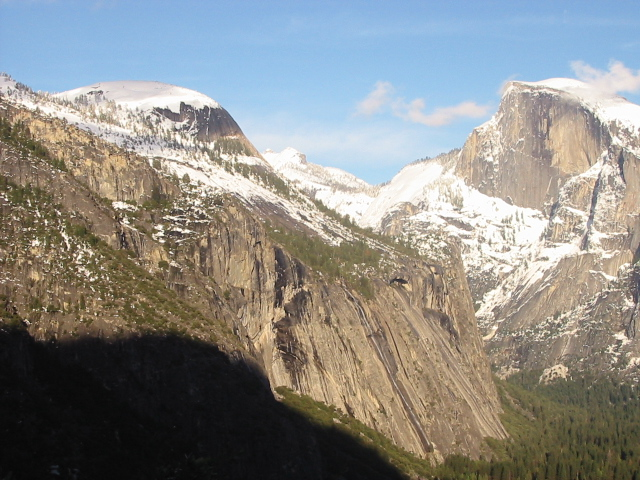
//> input picture Lec09/input1.jpg, 640 x 480 px
$ ./affineTransformation   (built with g++ and OpenCV 4, older OpenCV classes emulated)
//> lines starting //> are read from the running program, lines starting //| are printed output that depends on the picture
#include <opencv2/opencv.hpp>
#include <opencv2/nonfree/nonfree.hpp>
#include <iostream>
#include <vector>
#include <cmath>

#define RATIO_THR 0.4

using namespace std;
using namespace cv;

double euclidDistance(Mat& vec1, Mat& vec2) {
	double sum = 0.0;
	int dim = vec1.cols;
	for (int i = 0; i < dim; i++) {
		sum += (vec1.at<float>(0, i) - vec2.at<float>(0, i)) * (vec1.at<float>(0, i) - vec2.at<float>(0, i));
	}

	return sqrt(sum);
}
pair<int, double> nearestNeighbor(Mat& vec, vector<KeyPoint>& keypoints, Mat& descriptors) {
	int firstNeighbor = -1;
	int secondNeighbor = -1;
	double firstMinDist = 1e6;
	double secondMinDist = 1e6;

	for (int i = 0; i < descriptors.rows; i++) {
		Mat v = descriptors.row(i);  // each row of descriptor
		double dist = euclidDistance(vec, v);

		if (dist < firstMinDist) {
			secondMinDist = firstMinDist;
			secondNeighbor = firstNeighbor;

			firstMinDist = dist;
			firstNeighbor = i;
		}
		else if (dist < secondMinDist) {
			secondMinDist = dist;
			secondNeighbor = i;
		}
	}

	double temp = firstMinDist / secondMinDist;
	return make_pair(firstNeighbor, temp);
}
void findPairs(vector<KeyPoint>& keypoints1, Mat& descriptors1, vector<KeyPoint>& keypoints2, Mat& descriptors2, vector<Point2f>& srcPoints, vector<Point2f>& dstPoints, bool crossCheck, bool ratio_threshold)
{
	for (int i = 0; i < descriptors1.rows; ++i) {

		Mat descriptor = descriptors1.row(i);
		int nn = nearestNeighbor(descriptor, keypoints2, descriptors2).first;

		if (crossCheck) {
			Mat descriptor2_nn = descriptors2.row(nn);
			int nearest = nearestNeighbor(descriptor2_nn, keypoints1, descriptors1).first;
			if (i != nearest) continue;
		}

		if (ratio_threshold) {
			double temp = nearestNeighbor(descriptor, keypoints2, descriptors2).second;
			if (temp > RATIO_THR) continue;
		}

		srcPoints.push_back(keypoints1[i].pt);
		dstPoints.push_back(keypoints2[nn].pt);
	}
}
Mat cal_affine(vector<Point2f> srcPoints, vector<Point2f> dstPoints, int number_of_points,	bool ransac){
	Mat M(2 * number_of_points, 6, CV_32F, Scalar(0));
	Mat b(2 * number_of_points, 1, CV_32F);

	Mat M_trans, temp, affineM;
	if (ransac) {
		vector<float> inliers(srcPoints.size(), 0);
		affineM = findHomography(srcPoints, dstPoints, CV_RANSAC, 3.0, inliers);
	}
	else {
	// initialize matrix
		for (int i = 0; i < number_of_points; i++) {
			M.at<float>(2 * i, 0) = srcPoints[i].x;		M.at<float>(2 * i, 1) = srcPoints[i].y;		M.at<float>(2 * i, 2) = 1;
			M.at<float>(2 * i + 1, 3) = srcPoints[i].x;			M.at<float>(2 * i + 1, 4) = srcPoints[i].y;		M.at<float>(2 * i + 1, 5) = 1;
			b.at<float>(2 * i) = dstPoints[i].x;		b.at<float>(2 * i + 1) = dstPoints[i].y;
		}
		transpose(M, M_trans);
		invert(M_trans * M, temp);
		affineM = temp * M_trans * b;
	}

	return affineM;
}
void blend_stitching(const Mat I1, const Mat I2, Mat& I_f, int bound_l, int bound_u, float alpha) {

	int col = I_f.cols;
	int row = I_f.rows;

	// I2 is already in I_f by inverse warping
	for (int i = 0; i < I1.rows; i++) {
		for (int j = 0; j < I1.cols; j++) {
			bool cond_I2 = I_f.at<Vec3f>(i - bound_u, j - bound_l) != Vec3f(0,0,0) ? true : false; // cond_12 = I1과 I2의 겹치는 내부이면 true, 아니면 false

			if (cond_I2) // 겹치는 영역 픽셀값 I_f = alpha*I1 + (1-alpha)*I2'
				I_f.at<Vec3f>(i - bound_u, j - bound_l) = alpha * I1.at<Vec3f>(i, j) + (1 - alpha) * I_f.at<Vec3f>(i - bound_u, j - bound_l);
			else		 // 안 겹치는 영역 픽셀값은 원래 값 대입
				I_f.at<Vec3f>(i - bound_u, j - bound_l) = I1.at<Vec3f>(i, j);
		}
	}
}

int main() {

	Mat input1 = imread("input1.jpg", CV_LOAD_IMAGE_COLOR);
//> input1 is the input picture: 480 rows x 640 cols, CV_8UC3; mean B, G, R 135.4, 139.3, 139.5
	Mat input2 = imread("input2.jpg", CV_LOAD_IMAGE_COLOR);
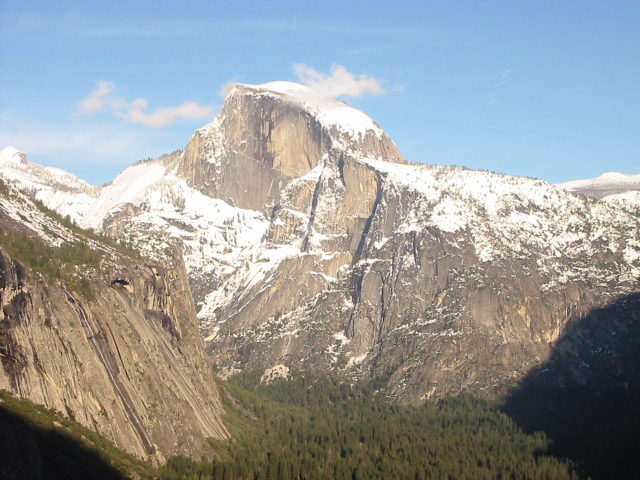
//> input picture Lec09/input2.jpg, 640 x 480 px
//> input2 is the input picture: 480 rows x 640 cols, CV_8UC3; mean B, G, R 155.6, 155.5, 151.7

	Mat input1_gray, input2_gray;

	if (!input1.data || !input2.data)
	{
		std::cout << "Could not open" << std::endl;
		return -1;
	}

	cvtColor(input1, input1_gray, CV_RGB2GRAY);
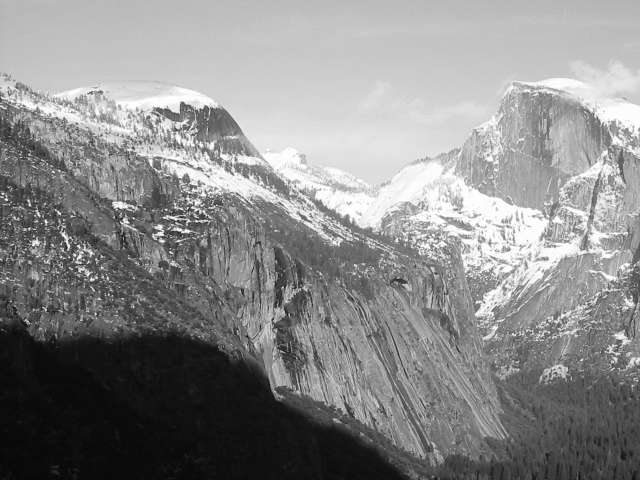
//> input1_gray: 480 rows x 640 cols, CV_8UC1; min 6, max 255, mean 138.2
	cvtColor(input2, input2_gray, CV_RGB2GRAY);
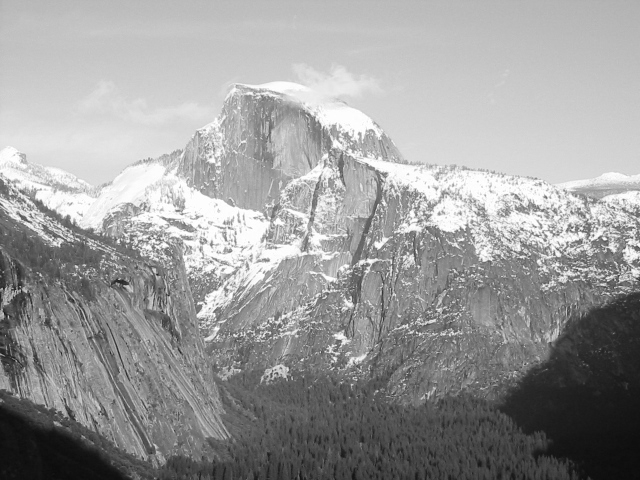
//> input2_gray: 480 rows x 640 cols, CV_8UC1; min 11, max 255, mean 155.1

	FeatureDetector* detector = new SiftFeatureDetector(
		0,		// nFeatures
		4,		// nOctaveLayers
		0.04,	// contrastThreshold
		10,		// edgeThreshold
		1.6		// sigma
	);

	DescriptorExtractor* extractor = new SiftDescriptorExtractor();

	// Compute keypoints and descriptor from the source image in advance
	vector<KeyPoint> keypoints1;
	Mat descriptors1;

	detector->detect(input1_gray, keypoints1);
//> keypoints1 = 2866 keypoints; strongest (x, y, size): (6, 199, 1.9), (78, 246, 2.1), (74, 255, 2), (46, 222, 2.3)
	extractor->compute(input1_gray, keypoints1, descriptors1);
	printf("input1 : %d keypoints are found.\n", (int)keypoints1.size());
//| input1 : 2866 keypoints are found.

	vector<KeyPoint> keypoints2;
	Mat descriptors2;

	// Detect keypoints
	detector->detect(input2_gray, keypoints2);
//> keypoints2 = 2623 keypoints; strongest (x, y, size): (604, 239, 2.3), (545, 197, 2.3), (573, 230, 1.9), (118, 241, 2.3)
	extractor->compute(input2_gray, keypoints2, descriptors2);

	printf("input2 : %zd keypoints are found.\n", keypoints2.size());
//| input2 : 2623 keypoints are found.

	// Find nearest neighbor pairs
	vector<Point2f> srcPoints;
	vector<Point2f> dstPoints;
	bool crossCheck = true;
	bool ratio_threshold = true;
	findPairs(keypoints2, descriptors2, keypoints1, descriptors1, srcPoints, dstPoints, crossCheck, ratio_threshold);
//> the loop in findPairs, `for (int i = 0; i < descriptors1.rows; ++i)` made 2623 passes
//> (nn, nearest, temp) on passes 3, 4, 6, 10, 13, 14, 18, 19, 20, 21, 24, 27: (1296, 2, 0.631), (1297, 3, 0.751), (1299, 5, 0.758), (1828, 9, 0.966), (1305, 12, 0.76), (1307, 13, 0.91), (1310, 17, 0.146), (1313, 18, 0.599), (1315, 19, 0.183), (1314, 20, 0.203), (1316, 23, 0.334), (1052, 26, 0.975)
//> (nn, nearest) on passes 1, 2, 5, 7, 8, 9: (2012, 956), (434, 1658), (2013, 802), (342, 1866), (2507, 188), (2456, 1239)
//> after the loop in findPairs, `for (int i = 0; i < descriptors1.rows; ++i)`: srcPoints = 811 Points (x, y), first 12: [7.91, 199], [8.43, 327.1], [8.48, 351.4], [9.07, 217.9], [10.34, 279.4], [13.1, 385.2], [13.13, 196.6], [14.07, 350.8], [14.46, 261], [14.93, 181.2], [15.92, 343.2], [16.33, 399.2]; dstPoints = 811 Points (x, y), first 12: [288.4, 199.2], [289.4, 324.8], [289.4, 348.9], [289.9, 218.1], [291.1, 278.2], [293.7, 381.9], [293.7, 196.7], [294.5, 348.1], [295.5, 260.4], [295, 181.6], [296.3, 340.6], [296.8, 395.9]
	printf("%zd keypoints are matched.\n", srcPoints.size());
//| 811 keypoints are matched.

	bool ransac = false;

	Mat A12 = cal_affine(srcPoints, dstPoints, srcPoints.size(), ransac);
//> in cal_affine, `Mat M(2 * number_of_points, 6, CV_32F, Scalar(0));`: M = 1622 rows, first 6: [0, 0, 0, 0, 0, 0], [0, 0, 0, 0, 0, 0], [0, 0, 0, 0, 0, 0], [0, 0, 0, 0, 0, 0], [0, 0, 0, 0, 0, 0], [0, 0, 0, 0, 0, 0]
//> in cal_affine, `Mat b(2 * number_of_points, 1, CV_32F);`: b = 1622 values from 0 to 0
//> after the loop in cal_affine, `for (int i = 0; i < number_of_points; i++)`: M = 1622 rows, first 6: [7.91, 199, 1, 0, 0, 0], [0, 0, 0, 7.91, 199, 1], [8.43, 327.2, 1, 0, 0, 0], [0, 0, 0, 8.43, 327.2, 1], [8.48, 351.4, 1, 0, 0, 0], [0, 0, 0, 8.48, 351.4, 1]; b = 1622 values, max 633.2 at index 1620, min 82.79 at index 1107, mean 369.3
//> in cal_affine, `invert(M_trans * M, temp);`: temp = [[1.34e-07, 2.56e-08, -3.22e-05, 0, 0, 0], [2.56e-08, 1.86e-07, -5.58e-05, 0, 0, 0], [-3.22e-05, -5.58e-05, 0.0225, 0, 0, 0], [0, 0, 0, 1.34e-07, 2.56e-08, -3.22e-05], [0, 0, 0, 2.56e-08, 1.86e-07, -5.58e-05], [0, 0, 0, -3.22e-05, -5.58e-05, 0.0225]]
//> in cal_affine, `affineM = temp * M_trans * b;`: affineM = [1, 0.000867, 278.6, -0.000324, 1, -1.65]
//> A12 = [1, 0.000867, 278.6, -0.000324, 1, -1.65]
	Mat A21 = cal_affine(dstPoints, srcPoints, dstPoints.size(), ransac);
//> in cal_affine (call 2), `Mat M(2 * number_of_points, 6, CV_32F, Scalar(0));`: M = 1622 rows, first 6: [0, 0, 0, 0, 0, 0], [0, 0, 0, 0, 0, 0], [0, 0, 0, 0, 0, 0], [0, 0, 0, 0, 0, 0], [0, 0, 0, 0, 0, 0], [0, 0, 0, 0, 0, 0]
//> after the loop in cal_affine (call 2), `for (int i = 0; i < number_of_points; i++)`: M = 1622 rows, first 6: [288.4, 199.2, 1, 0, 0, 0], [0, 0, 0, 288.4, 199.2, 1], [289.4, 324.8, 1, 0, 0, 0], [0, 0, 0, 289.4, 324.8, 1], [289.4, 348.9, 1, 0, 0, 0], [0, 0, 0, 289.4, 348.9, 1]; b = 1622 values, max 476.2 at index 837, min 7.91 at index 0, mean 230.6
//> A21 = [1, -0.000879, -278.5, 0.000307, 0.999, 1.6]

	const float I1_row = input1.rows;
//> I1_row = 480
	const float I1_col = input1.cols;
//> I1_col = 640
	const float I2_row = input2.rows;
//> I2_row = 480
	const float I2_col = input2.cols;
//> I2_col = 640

	Point2f p1(A21.at<float>(0) * 0 + A21.at<float>(1) * 0 + A21.at<float>(2), A21.at<float>(3) * 0 + A21.at<float>(4) * 0 + A21.at<float>(5));
//> p1 = Point(-278.5, 1.6)
	Point2f p2(A21.at<float>(0) * 0 + A21.at<float>(1) * I2_row + A21.at<float>(2), A21.at<float>(3) * 0 + A21.at<float>(4) * I2_row + A21.at<float>(5));
//> p2 = Point(-278.9, 481)
	Point2f p3(A21.at<float>(0) * I2_col + A21.at<float>(1) * I2_row + A21.at<float>(2), A21.at<float>(3) * I2_col + A21.at<float>(4) * I2_row + A21.at<float>(5));
//> p3 = Point(360.8, 481.2)
	Point2f p4(A21.at<float>(0) * I2_col + A21.at<float>(1) * 0 + A21.at<float>(2), A21.at<float>(3) * I2_col + A21.at<float>(4) * 0 + A21.at<float>(5));
//> p4 = Point(361.3, 1.79)

	int bound_u = (int)round(min(0.0f, min(p1.y, p4.y)));
//> bound_u = 0
	int bound_b = (int)round(max(I1_row - 1, max(p2.y, p3.y)));
//> bound_b = 481
	int bound_l = (int)round(min(0.0f, min(p1.x, p2.x)));
//> bound_l = -279
	int bound_r = (int)round(max(I1_col - 1, max(p3.x, p4.x)));
//> bound_r = 639

	input1.convertTo(input1, CV_32FC3, 1.0 / 255);  // covertTo 함수 : 행렬 타입 변환
//> input1: 480 rows x 640 cols, CV_32FC3
	input2.convertTo(input2, CV_32FC3, 1.0 / 255);	// CV_32FC3 : 32비트 float 3채널
//> input2: 480 rows x 640 cols, CV_32FC3

	Mat I_f(bound_b - bound_u + 1, bound_r - bound_l + 1, CV_32FC3, Scalar(0));
//> I_f: 482 rows x 919 cols, CV_32FC3; every value is 0

	for (int i = bound_u; i <= bound_b; i++) {
		for (int j = bound_l; j <= bound_r; j++) {
			float x = A12.at<float>(0) * j + A12.at<float>(1) * i + A12.at<float>(2) - bound_l;
			float y = A12.at<float>(3) * j + A12.at<float>(4) * i + A12.at<float>(5) - bound_u;

			float y1 = floor(y);
			float y2 = ceil(y);
			float x1 = floor(x);
			float x2 = ceil(x);

			float mu = y - y1;
			float lambda = x - x1;

			if (x1 >= 0 && x2 < I2_col && y1 >= 0 && y2 < I2_row)
				I_f.at<Vec3f>(i - bound_u, j - bound_l) = lambda * (mu * input2.at<Vec3f>(y2, x2) + (1 - mu) * input2.at<Vec3f>(y1, x2)) +
				(1 - lambda) * (mu * input2.at<Vec3f>(y2, x1) + (1 - mu) * input2.at<Vec3f>(y1, x1));
		}
	}
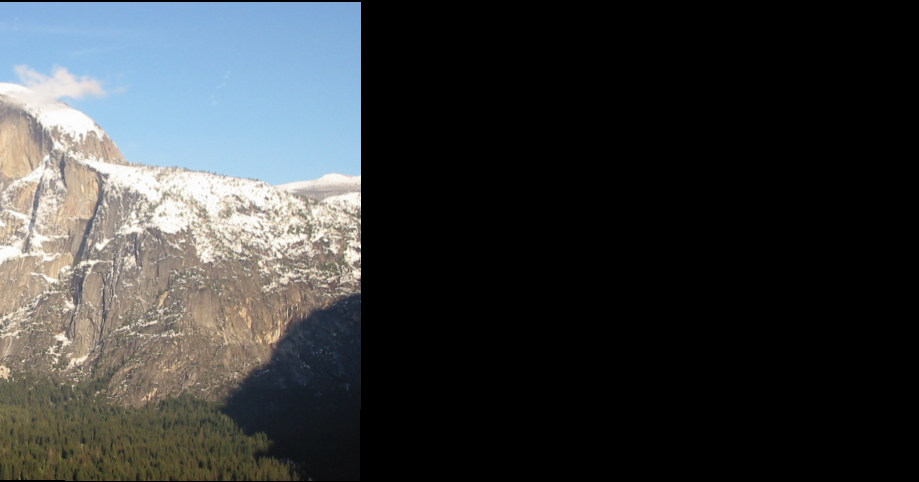
//> I_f: 482 rows x 919 cols, CV_32FC3; mean B, G, R 0.235, 0.23, 0.22

	// image stitching with blend
	blend_stitching(input1, input2, I_f, bound_l, bound_u, 0.5);
//> after the loop in blend_stitching, `for (int i = 0; i < I1.rows; i++)`:
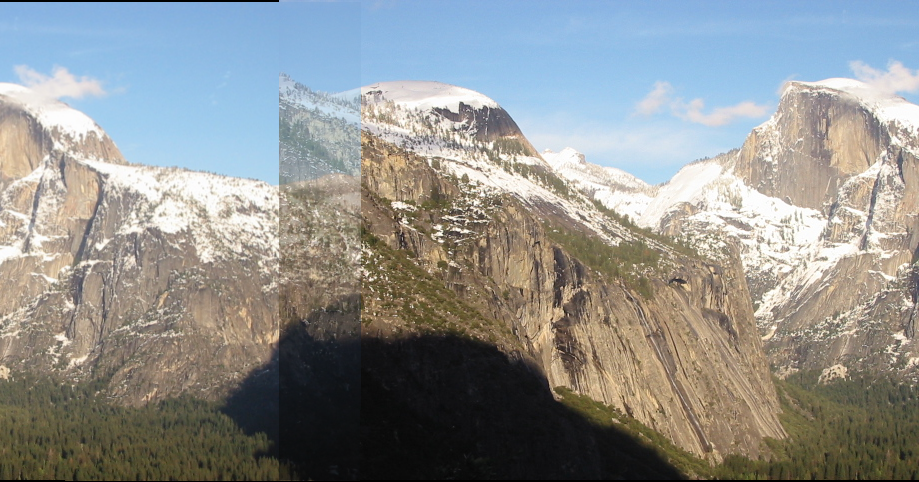
//> I_f: 482 rows x 919 cols, CV_32FC3; mean B, G, R 0.562, 0.57, 0.562

	namedWindow("result");
	imshow("result", I_f);


	waitKey(0);

	return 0;
}
